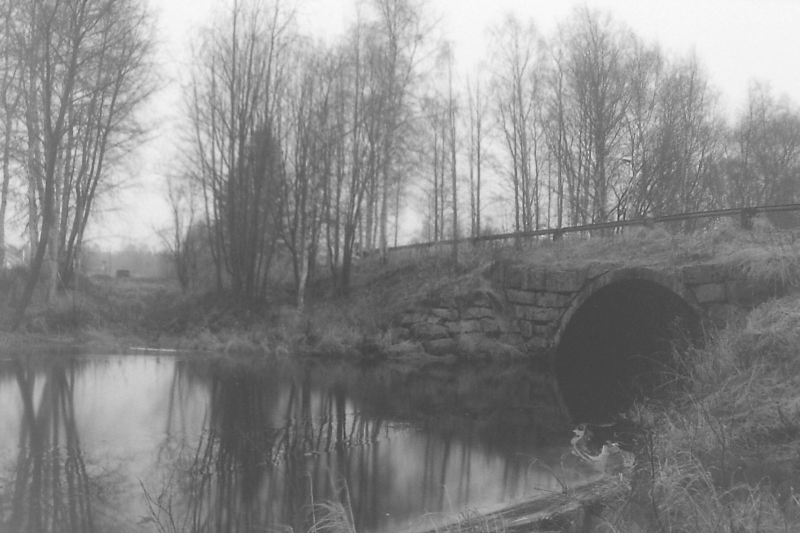
#> input picture low contrast image.jpg, 1600 x 1066 px (shown at 1/2 size)
$ python lab7.py
#> lines starting #> are read from the running program, lines starting #| are printed output that depends on the picture
import cv2
from matplotlib import pyplot as plt
import numpy as np
img=cv2.imread('low contrast image.jpg',0)
#> img is the input picture: shape (1066, 1600); min 48, max 251, mean 135.7
img_1 = cv2.resize(img, (256,256))
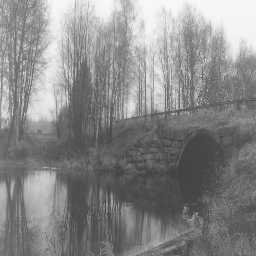
#> img_1: shape (256, 256); min 64, max 249, mean 135.6
equ=cv2.equalizeHist(img_1)
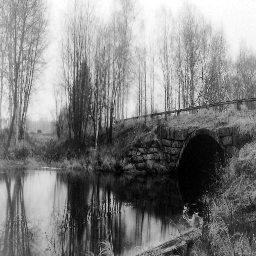
#> equ: shape (256, 256); min 0, max 255, mean 128.4
res = np.hstack((img_1,equ)) #stacking images side-by-side
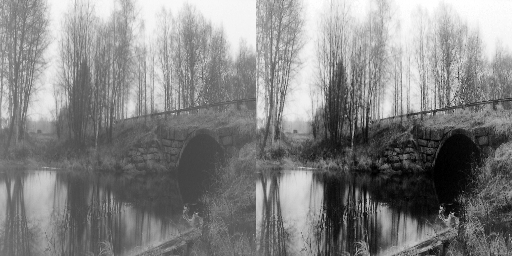
#> res: shape (256, 512); min 0, max 255, mean 132
cv2.imshow('res.png',res)
histr=cv2.calcHist([img_1], [0], None, [256], [0, 256])
#> histr = 256 values, max 829 at index 99, min 0 at index 0, mean 256
histr1=cv2.calcHist([equ], [0], None, [256], [0, 256])
#> histr1 = 256 values, max 829 at index 71, min 0 at index 2, mean 256
plt.plot(histr)
plt.plot(histr1)
plt.show()
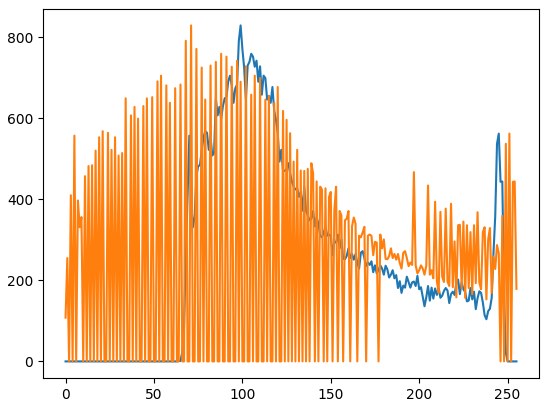
#> figure drawn by matplotlib, 1 panel; curve peaks at x = 99, y = 829; curve peaks at x = 71, y = 829
cv2.waitKey(0)
cv2.destroyAllWindows()

$ run again, with eye.jpg copied over low contrast image.jpg
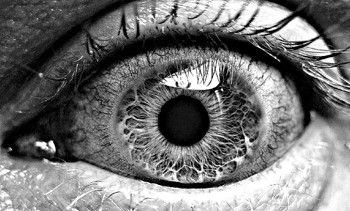
#> input picture eye.jpg, 350 x 211 px
#> img is the input picture: shape (211, 350); min 0, max 255, mean 115
#> `res = np.hstack((img_1,equ))`:
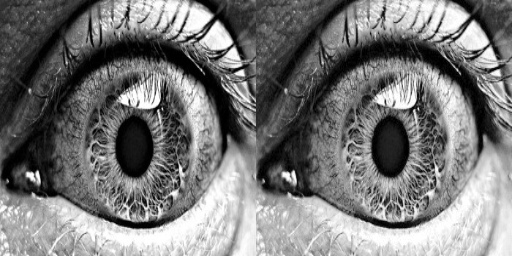
#> res: shape (256, 512); min 0, max 255, mean 120.8
#> histr = 256 values, max 1039 at index 1, min 149 at index 203, mean 256
#> histr1 = 256 values, max 1039 at index 4, min 0 at index 1, mean 256
#> `plt.show()`:
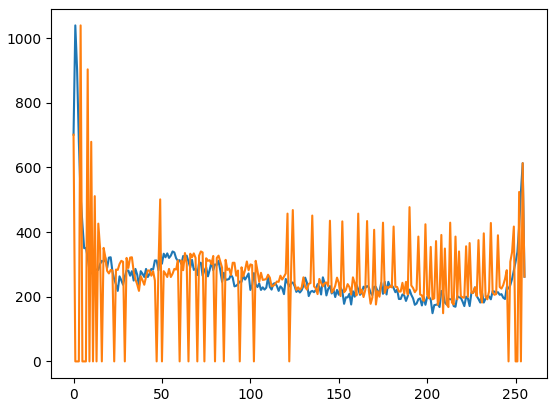
#> figure drawn by matplotlib, 1 panel; curve peaks at x = 1, y = 1039; curve peaks at x = 4, y = 1039
